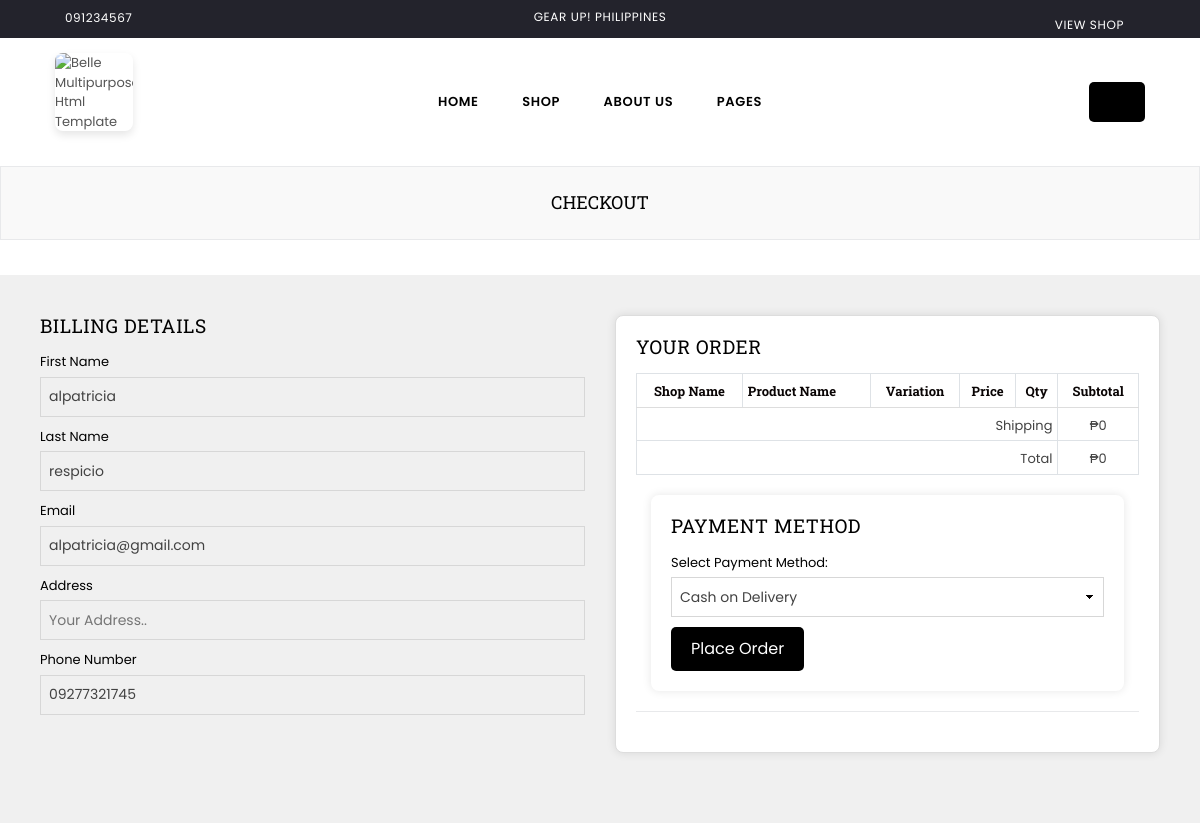
/checkout (signed in), run on the app's committed database.
### tables this page shows
CREATE TABLE "users" (
	"id"	INTEGER,
	"first_name"	TEXT,
	"last_name"	TEXT,
	"email"	TEXT,
	"password"	TEXT,
	"role"	TEXT,
	"shop_name"	TEXT,
	"username"	TEXT,
	"birthday"	TEXT,
	"location"	TEXT,
	"phone_number"	TEXT,
	"session_id"	TEXT,
	"image_filename"	,
	"reset_token"	TEXT,
	"wallet_balance"	REAL,
	PRIMARY KEY("id" AUTOINCREMENT)
);

### app.py (the view, shortened to what this page needs)
@app.route('/checkout', methods=['GET', 'POST'])
def checkout():
    session_id = session.get('session_id')
    conn = sqlite3.connect('users.db')
    cursor = conn.cursor()
    cursor.execute('SELECT * FROM seller_account WHERE session_id =? ', (session_id,))
    user_exist = cursor.fetchone()
    email = session.get('email')
    logged_in = True if email else False
    user_info = get_user_info(session.get('email'))
    try:
        conn = sqlite3.connect('users.db')
        cursor = conn.cursor()
        cursor.execute('SELECT * FROM cart WHERE user_email = ?', (session.get('email'),))
        cart_items_db = cursor.fetchall()
        conn.close()
    except sqlite3.Error as e:
        flash('An error occurred while fetching cart items from the database.', 'error')
        return render_template('error.html', error=str(e))
    overall_total = calculate_overall_total(cart_items_db)
    return render_template('checkout.html', cart_items=cart_items_db, overall_total=overall_total, user_info=user_info, total_shipping_cost=total_shipping_cost, email=email, logged_in=logged_in, user_exist=user_exist)

### app.py (called while the page is built)
@app.teardown_appcontext
def close_connection(exception):
    db = getattr(g, 'db', None)  # Use 'db' instead of '_database'
    if db is not None:
        db.close()

def calculate_overall_total(cart_items):
    total = 0
    for item in cart_items:
        if len(item) > 6 and isinstance(item[6], (int, float)):
            total += item[6]
    return total

def get_user_info(email):
    try:
        conn = sqlite3.connect('users.db')
        cursor = conn.cursor()
        cursor.execute('SELECT first_name, last_name, email, phone_number FROM users WHERE email = ?', (email,))
        user_info = cursor.fetchone()
        return user_info
    except sqlite3.Error as e:
        flash('An error occurred while fetching user information.', 'error')
        return None
    finally:
        conn.close()

def total_shipping_cost(cart_items):
    shipping_cost = sum(float(item[10]) for item in cart_items)  # Assuming shipping_fee is at index 10
    return shipping_cost

### templates/checkout.html (shortened to what this page needs)
<!DOCTYPE html>
<html class="no-js" lang="en">
<head>
<link rel="stylesheet" href="/static/assets/css/plugins.css">
<link rel="stylesheet" href="/static/assets/css/bootstrap.min.css">
<link rel="stylesheet" href="/static/assets/css/style.css">
<link rel="stylesheet" href="/static/assets/css/responsive.css">
<link rel="stylesheet" href="https://cdn.jsdelivr.net/npm/sweetalert2@11.1.4/dist/sweetalert2.min.css">
</head>
<body class="page-template belle">
<div class="pageWrapper">
     <div class="top-header">
        <div class="container-fluid">
            <div class="row">
            	<div class="col-10 col-sm-8 col-md-5 col-lg-4">
                    <p class="phone-no"><i class="anm anm-phone-s"></i>091234567</p>
                </div>
                <div class="col-sm-4 col-md-4 col-lg-4 d-none d-lg-none d-md-block d-lg-block">
                	<div class="text-center"><p class="top-header_middle-text">GEAR UP! PHILIPPINES</p></div>
                </div>
<div class="col-2 col-sm-4 col-md-3 col-lg-4 text-right">
    <ul class="customer-links list-inline">
        {% if logged_in %}
            <li class="nav-item">
                {% if user_exist %}
                    <a class="nav-link" href="/sellerpage">View Shop</a>
                {% else %}
                    <a class="nav-link" href="{{ url_for('seller_registration') }}">Start Selling</a>
                {% endif %}
            </li>
            <li class="nav-item">
                <a class="nav-link bi bi-person-circle" href="#" onclick="showProfileMenu()">
                    <i class="bi bi-caret-down-square-fill">
                        <svg xmlns="http://www.w3.org/2000/svg" width="16" height="16" fill="currentColor" class="bi bi-caret-down-square-fill" viewBox="0 0 16 16">
                            <path d="M0 2a2 2 0 0 1 2-2h12a2 2 0 0 1 2 2v12a2 2 0 0 1-2 2H2a2 2 0 0 1-2-2zm4 4a.5.5 0 0 0-.374.832l4 4.5a.5.5 0 0 0 .748 0l4-4.5A.5.5 0 0 0 12 6z"/>
                        </svg>
                    </i>
                </a>
            </li>
        {% endif %}
    </ul>
</div>
            </div>
        </div>
    </div>
    <div class="header-wrap animated d-flex">
    	<div class="container-fluid">
            <div class="row align-items-center">
                <div class="logo col-md-2 col-lg-2 d-none d-lg-block">
                    <a href="{{ url_for('index') }}">
                    	<img src="/static/assets/images/sport/grearuplogo.png" alt="Belle Multipurpose Html Template" title="Belle Multipurpose Html Template" />
                    </a>
                </div>
                <div class="col-2 col-sm-3 col-md-3 col-lg-8">
                	<nav class="grid__item" id="AccessibleNav">
                        <ul id="siteNav" class="site-nav medium center hidearrow">
                            <li class="lvl1 parent megamenu"><a href="{{ url_for('index') }}">Home </a>
                            </li>
                            <li class="lvl1 parent megamenu"><a href="{{ url_for('shop') }}">Shop </a>
                            </li>
                        <li class="lvl1 parent megamenu"><a href="{{ url_for('aboutus') }}">About Us </a>
                        </li>
                        <li class="lvl1 parent dropdown"><a href="#">Pages </a>
                    </nav>
                </div>
                <div class="col-4 col-sm-3 col-md-3 col-lg-2">
                    <div class="site-header__search">
                    	<button type="button" class="search-trigger"><i class="icon anm anm-search-l"></i></button>
                    </div>
                </div>
        	</div>
        </div>
    </div>
    <div id="page-content">
        <div class="page section-header text-center">
            <div class="page-title">
                <div class="wrapper">
                    <h1 class="page-width">Checkout</h1>
                </div>
            </div>
        </div>
        <div class="container">
        <div class="container">
            <div class="row billing-fields">
                <div class="col-xl-6 col-lg-6 col-md-6 col-sm-12 sm-margin-30px-bottom">
                    <h2 class="section-title">Billing Details</h2>
                    <form action="{{ url_for('checkout') }}" method="post">
                        <label for="fname">First Name</label>
                        <input type="text" id="fname" name="firstname" placeholder="Your name.." value="{{ user_info[0] }}" required>
                        <label for="lname">Last Name</label>
                        <input type="text" id="lname" name="lastname" placeholder="Your last name.." value="{{ user_info[1] }}" required>
                        <label for="email">Email</label>
                        <input type="email" id="email" name="email" placeholder="Your email.." value="{{ user_info[2] }}" required>
                        <label for="address">Address</label>
                        <input type="text" id="address" name="Address" placeholder="Your Address.." value="{{ user_info[4] }}" required>
                        <label for="phone">Phone Number</label>
                        <input type="text" id="phone" name="Phone Number" placeholder="Your Phone Number.." value="{{ user_info[3] }}" required>
                    </div>
                    <div class="col-xl-6 col-lg-6 col-md-6 col-sm-12">
                        <div class="your-order-payment">
                            <h2 class="section-title">Your Order</h2>
                            <div class="table-responsive-sm order-table">
                                <table class="bg-white table table-bordered table-hover text-center">
                                    <thead>
                                        <tr>
                                            <th>Shop Name</th>
                                            <th class="text-left">Product Name</th>
                                            <th>Variation</th>
                                            <th>Price</th>
                                            <th>Qty</th>
                                            <th>Subtotal</th>
                                        </tr>
                                    </thead>
                                    <tfoot class="font-weight-600">
                                        <tr>
                                            <td colspan="5" class="text-right">Shipping</td>
                                            <td>₱{{ total_shipping_cost(cart_items) }}</td>
                                        </tr>
                                        <tr>
                                            <td colspan="5" class="text-right">Total</td>
                                            <td>₱{{ overall_total + total_shipping_cost(cart_items) }}</td>
                                        </tr>
                                    </tfoot>
                                </table>
                            </div>
                            <div class="col-12">
                                <div class="your-payment">
                                    <h2 class="section-title">Payment Method</h2>
                                    <label for="payment-method">Select Payment Method:</label>
                                    <select id="payment-method" name="payment_method" required>
                                        <option value="cash_on_delivery">Cash on Delivery</option>
                                    </select>
                                    <button type="submit">Place Order</button>
                                </div>
                            </div>
                            <hr />
                        </div>
                    </div>
            </div>
        </div>
    </div>
    </div>
</div>
</body>
</html>

### templates/checkout.html (style rules this page uses)
.logo { display: flex; align-items: center; }
.logo a { text-decoration: none; display: block; }
.logo img { max-width: 50%; height: auto; border-radius: 8px; box-shadow: 0 4px 8px rgba(0, 0, 0, 0.1); }
.logo { margin-bottom: 20px; }
.container { background-color: #f0f0f0; padding: 20px; }
.billing-fields { display: flex; flex-wrap: wrap; }
.section-title { color: #000000; margin-bottom: 15px; }
form { width: 100%; }
label { display: block; margin-bottom: 5px; color: #000000; }
input, select { width: 100%; padding: 8px; margin-bottom: 10px; box-sizing: border-box; }
.your-order-payment { background-color: #fff; padding: 20px; border-radius: 8px; box-shadow: 0 0 10px rgba(0, 0, 0, 0.1); }
.order-table { width: 100%; margin-top: 15px; }
.order-table th, .order-table td { padding: 10px; }
.order-table th { background-color: #000000; color: #090404; }
.your-payment { background-color: #fff; padding: 20px; margin-top: 20px; border-radius: 8px; box-shadow: 0 0 10px rgba(0, 0, 0, 0.1); }
button { background-color: #000000; color: #fff; padding: 10px 20px; border: none; border-radius: 5px; cursor: pointer; font-size: 16px; }

### data on the page
users: firstname "alpatricia", lastname "respicio", email "alpatricia@gmail.com", phone_number "09277321745"

### other printed values
{{ total_shipping_cost(cart_items) }} "0"
{{ overall_total + total_shipping_cost(cart_items) }} "0"
